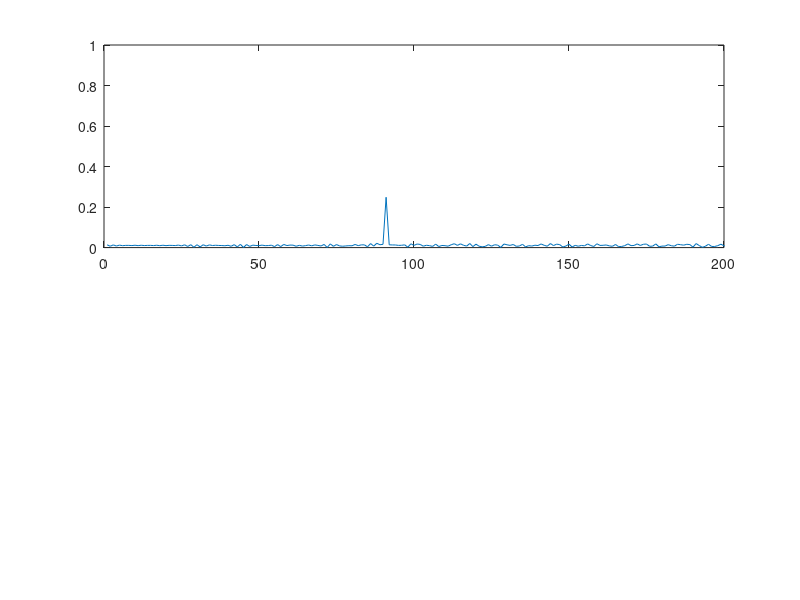
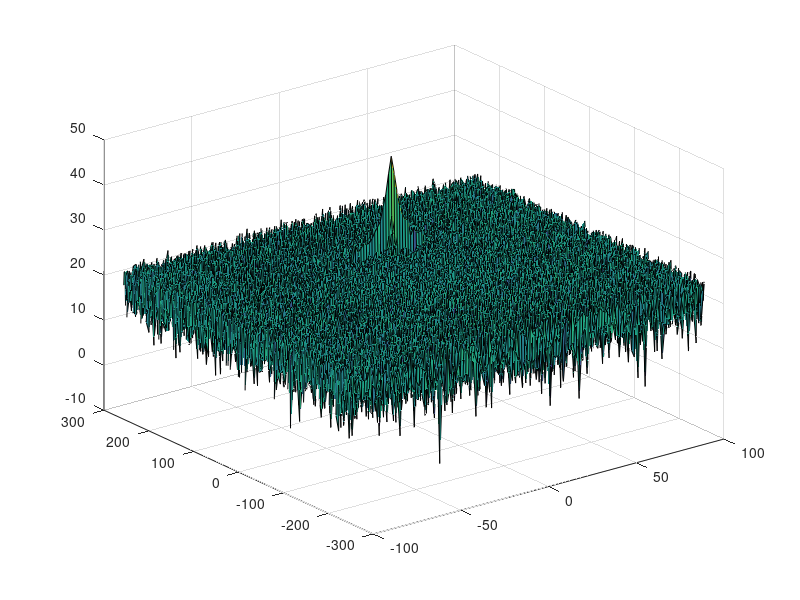
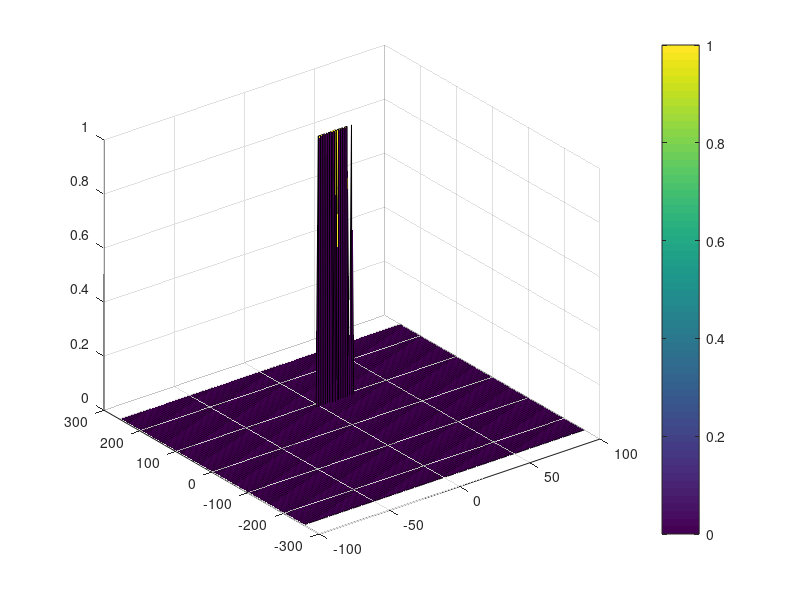

Recreate these plots in MATLAB, in order.
clear all
clc;

%% Radar Specifications
%%%%%%%%%%%%%%%%%%%%%%%%%%%
% Frequency of operation = 77GHz
% Max Range = 200m
maxRange = 200
% Range Resolution = 1 m
rangeRes = 1
% Max Velocity = 100 m/s
maxV = 100 % used as constant in the original script (RANGE DOPPLER RESPONSE impl. section)
%%%%%%%%%%%%%%%%%%%%%%%%%%%

%Speed of light
c = 3e8;

%% User Defined Range and Velocity of target
% define the target's initial position and velocity. Note : Velocity
% remains contant

R_init = 90 % vehicle range
v=10 % vehicle velocity


%% FMCW Waveform Generation

% Design the FMCW waveform by giving the specs of each of its parameters.
% Calculate the Bandwidth (B), Chirp Time (Tchirp) and Slope (slope) of the FMCW
% chirp using the requirements above.

B = c/(2*rangeRes);
Tchirp = 5.5*2*maxRange/c; % sweep time
slope = B/Tchirp;

%Operating carrier frequency of Radar
fc= 77e9;             %carrier freq

%The number of chirps in one sequence. Its ideal to have 2^ value for the ease of running the FFT
%for Doppler Estimation.
Nd=128;                   % #of doppler cells OR #of sent periods % number of chirps

%The number of samples on each chirp.
Nr=1024;                  %for length of time OR # of range cells

% Timestamp for running the displacement scenario for every sample on each
% chirp
t=linspace(0,Nd*Tchirp,Nr*Nd); %total time for samples


%Creating the vectors for Tx, Rx and Mix based on the total samples input.
Tx=zeros(1,length(t)); %transmitted signal
Rx=zeros(1,length(t)); %received signal
Mix = zeros(1,length(t)); %beat signal

%Similar vectors for range_covered and time delay.
r_t=zeros(1,length(t));
td=zeros(1,length(t));


%% Signal generation and Moving Target simulation
% Running the radar scenario over the time.


for i=1:length(t)
    %For each time stamp update the Range of the Target for constant velocity.
    r_t(i) = R_init + (t(i)*v);
    td(i) = t(i) - (2*r_t(i)/c);

    %For each time sample we need update the transmitted and
    %received signal.
    Tx(i) = cos(2*pi*(fc*t(i) + (slope * (t(i)^2)/2)));
    Rx (i)  = cos(2*pi*(fc*td(i) + (slope * (td(i)^2)/2)));

    %Now by mixing the Transmit and Receive generate the beat signal
    %This is done by element wise matrix multiplication of Transmit and
    %Receiver Signal
    Mix(i) = Tx(i)*Rx(i);

end


%% RANGE MEASUREMENT

%reshape the vector into Nr*Nd array. Nr and Nd here would also define the size of
MixReshaped = reshape(Mix, [Nr,Nd]);

%Range and Doppler FFT respectively.

%run the FFT on the beat signal along the range bins dimension (Nr) and
%normalize.
sig_fft = fft(MixReshaped, Nr)./Nr;
% Take the absolute value of FFT output
sig_fft = abs(sig_fft);

disp('sig fft')
size(sig_fft)


% Output of FFT is double sided signal, but we are interested in only one side of the spectrum.
% Hence we throw out half of the samples.
sig_fft = sig_fft(1:Nr/2);

%plotting the range
figure ('Name','Range from First FFT')
subplot(2,1,1)

 % plot FFT output
plot(sig_fft)
axis ([0 200 0 1]);




%% RANGE DOPPLER RESPONSE
% The 2D FFT implementation is already provided here. This will run a 2DFFT
% on the mixed signal (beat signal) output and generate a range doppler
% map.You will implement CFAR on the generated RDM


% Range Doppler Map Generation.

% The output of the 2D FFT is an image that has reponse in the range and
% doppler FFT bins. So, it is important to convert the axis from bin sizes
% to range and doppler based on their Max values.

Mix=reshape(Mix,[Nr,Nd]);

% 2D FFT using the FFT size for both dimensions.
sig_fft2 = fft2(Mix,Nr,Nd);

% Taking just one side of signal from Range dimension.
sig_fft2 = sig_fft2(1:Nr/2,1:Nd);
sig_fft2 = fftshift (sig_fft2);
RDM = abs(sig_fft2);
RDM = 10*log10(RDM) ;

%use the surf function to plot the output of 2DFFT and to show axis in both
%dimensions
doppler_axis = linspace(-100,100,Nd);
range_axis = linspace(-200,200,Nr/2)*((Nr/2)/400);
figure,surf(doppler_axis,range_axis,RDM);

%% CFAR implementation

% Use RDM[x,y] as the matrix from the output of 2D FFT for implementing
% CFAR

%--------------
% CFAR params
% the number of Training Cells in both the dimensions.
Tr = 20; % training cells (range)
Td = 20; % training cells (dopler)

%Select the number of Guard Cells in both dimensions around the Cell under
Gr = 4;  % number of Guard Cells (range)
Gd = 4;  % number of Guard Cells (dopler)
offset = 5 % offset the threshold by SNR value in dB
%--------------

training_cells_nbr = (2*(Tr+Gr)+1)*(2*(Td+Gd)+1) - ((2*Gr+1)*(2*Gd+1));  % Get only the util cardinality (training cell)

output = zeros(size(RDM));

% The process below generate a thresholded block, which is smaller
% than the Range Doppler Map as the CUT cannot be located at the edges of
% matrix. Hence,few cells will not be thresholded.

% The previous initialization of output keeps the map size same set those values to 0.

% A loop such that it slides the CUT across range doppler map by
%giving margins at the edges for Training and Guard Cells.

for i = Tr+Gr+1:Nr/2-(Tr+Gr)
    for j = Td+Gd+1:Nd-(Td+Gd)
        %Slide Window through the complete Range Doppler Map
        TGCrop = RDM(i-(Gr+Tr):i+Gr+Tr, j-(Gd+Td):j+Gd+Td); % T + G + cut a context crop
        GCrop = zeros(size(TGCrop));
        GCrop(Tr+1:Tr+2*Gr+1, Td+1:Td+2*Gd+1) = RDM(i-Gr:i+Gr,j-Gd:j+Gd); % G + cut crop

        util = TGCrop - GCrop; % Extracts util region (Training cells)
        % size(util(util > 0))(0) == training_cells_nbr % a sanity check of
        % training cells nbr

        % Sum convert the value from logarithmic to linear using db2pow
        % function. Average the summed values for all of the training
        %cells used and convert it back to logarithimic using pow2db.
        noise_level =  pow2db(sum(db2pow(util(util > 0))) / training_cells_nbr);

        % Add the offset to it to determine the threshold
        % If the CUT level > threshold assign it a value of 1, else equate it to 0.
        output(i, j) = (RDM(i, j) > (noise_level + offset));
    end
end

%Display the CFAR output using the Surf function like we did for Range
%Doppler Response output.
figure,surf(doppler_axis,range_axis,output);
colorbar;
